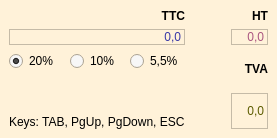
<?xml version="1.0" encoding="UTF-8"?>
<ui version="4.0">
 <class>MainWindow</class>
 <widget class="QMainWindow" name="MainWindow">
  <property name="geometry">
   <rect>
    <x>0</x>
    <y>0</y>
    <width>277</width>
    <height>138</height>
   </rect>
  </property>
  <property name="palette">
   <palette>
    <active>
     <colorrole role="Base">
      <brush brushstyle="SolidPattern">
       <color alpha="255">
        <red>247</red>
        <green>247</green>
        <blue>247</blue>
       </color>
      </brush>
     </colorrole>
     <colorrole role="Window">
      <brush brushstyle="SolidPattern">
       <color alpha="255">
        <red>255</red>
        <green>242</green>
        <blue>217</blue>
       </color>
      </brush>
     </colorrole>
    </active>
    <inactive>
     <colorrole role="Base">
      <brush brushstyle="SolidPattern">
       <color alpha="255">
        <red>247</red>
        <green>247</green>
        <blue>247</blue>
       </color>
      </brush>
     </colorrole>
     <colorrole role="Window">
      <brush brushstyle="SolidPattern">
       <color alpha="255">
        <red>255</red>
        <green>242</green>
        <blue>217</blue>
       </color>
      </brush>
     </colorrole>
    </inactive>
    <disabled>
     <colorrole role="Base">
      <brush brushstyle="SolidPattern">
       <color alpha="255">
        <red>255</red>
        <green>242</green>
        <blue>217</blue>
       </color>
      </brush>
     </colorrole>
     <colorrole role="Window">
      <brush brushstyle="SolidPattern">
       <color alpha="255">
        <red>255</red>
        <green>242</green>
        <blue>217</blue>
       </color>
      </brush>
     </colorrole>
    </disabled>
   </palette>
  </property>
  <property name="windowTitle">
   <string>HTTTC</string>
  </property>
  <widget class="QWidget" name="centralwidget">
   <layout class="QGridLayout" name="gridLayout_5">
    <item row="0" column="0">
     <layout class="QGridLayout" name="gridLayout">
      <item row="1" column="0">
       <widget class="QLabel" name="ttcEdit">
        <property name="palette">
         <palette>
          <active>
           <colorrole role="WindowText">
            <brush brushstyle="SolidPattern">
             <color alpha="255">
              <red>56</red>
              <green>56</green>
              <blue>167</blue>
             </color>
            </brush>
           </colorrole>
          </active>
          <inactive>
           <colorrole role="WindowText">
            <brush brushstyle="SolidPattern">
             <color alpha="255">
              <red>56</red>
              <green>56</green>
              <blue>167</blue>
             </color>
            </brush>
           </colorrole>
          </inactive>
          <disabled>
           <colorrole role="WindowText">
            <brush brushstyle="SolidPattern">
             <color alpha="255">
              <red>152</red>
              <green>150</green>
              <blue>149</blue>
             </color>
            </brush>
           </colorrole>
          </disabled>
         </palette>
        </property>
        <property name="focusPolicy">
         <enum>Qt::StrongFocus</enum>
        </property>
        <property name="autoFillBackground">
         <bool>true</bool>
        </property>
        <property name="frameShape">
         <enum>QFrame::StyledPanel</enum>
        </property>
        <property name="frameShadow">
         <enum>QFrame::Raised</enum>
        </property>
        <property name="text">
         <string>0,0</string>
        </property>
        <property name="alignment">
         <set>Qt::AlignRight|Qt::AlignTrailing|Qt::AlignVCenter</set>
        </property>
       </widget>
      </item>
      <item row="0" column="0">
       <widget class="QLabel" name="label">
        <property name="font">
         <font>
          <weight>75</weight>
          <bold>true</bold>
         </font>
        </property>
        <property name="text">
         <string>TTC</string>
        </property>
        <property name="alignment">
         <set>Qt::AlignRight|Qt::AlignTrailing|Qt::AlignVCenter</set>
        </property>
       </widget>
      </item>
     </layout>
    </item>
    <item row="1" column="0">
     <layout class="QGridLayout" name="gridLayout_2">
      <item row="1" column="1">
       <spacer name="verticalSpacer">
        <property name="orientation">
         <enum>Qt::Vertical</enum>
        </property>
        <property name="sizeHint" stdset="0">
         <size>
          <width>20</width>
          <height>40</height>
         </size>
        </property>
       </spacer>
      </item>
      <item row="0" column="2">
       <widget class="QRadioButton" name="_55Radio">
        <property name="focusPolicy">
         <enum>Qt::NoFocus</enum>
        </property>
        <property name="text">
         <string>5,5%</string>
        </property>
       </widget>
      </item>
      <item row="0" column="1">
       <widget class="QRadioButton" name="_10Radio">
        <property name="focusPolicy">
         <enum>Qt::NoFocus</enum>
        </property>
        <property name="text">
         <string>10%</string>
        </property>
       </widget>
      </item>
      <item row="0" column="0">
       <widget class="QRadioButton" name="_20Radio">
        <property name="focusPolicy">
         <enum>Qt::NoFocus</enum>
        </property>
        <property name="text">
         <string>20%</string>
        </property>
        <property name="checked">
         <bool>true</bool>
        </property>
       </widget>
      </item>
      <item row="2" column="0" colspan="3">
       <widget class="QLabel" name="label_4">
        <property name="text">
         <string>Keys: TAB, PgUp, PgDown, ESC</string>
        </property>
       </widget>
      </item>
     </layout>
    </item>
    <item row="0" column="2">
     <layout class="QGridLayout" name="gridLayout_3">
      <item row="1" column="0">
       <widget class="QLabel" name="htEdit">
        <property name="palette">
         <palette>
          <active>
           <colorrole role="WindowText">
            <brush brushstyle="SolidPattern">
             <color alpha="255">
              <red>170</red>
              <green>85</green>
              <blue>127</blue>
             </color>
            </brush>
           </colorrole>
          </active>
          <inactive>
           <colorrole role="WindowText">
            <brush brushstyle="SolidPattern">
             <color alpha="255">
              <red>170</red>
              <green>85</green>
              <blue>127</blue>
             </color>
            </brush>
           </colorrole>
          </inactive>
          <disabled>
           <colorrole role="WindowText">
            <brush brushstyle="SolidPattern">
             <color alpha="255">
              <red>152</red>
              <green>150</green>
              <blue>149</blue>
             </color>
            </brush>
           </colorrole>
          </disabled>
         </palette>
        </property>
        <property name="focusPolicy">
         <enum>Qt::StrongFocus</enum>
        </property>
        <property name="autoFillBackground">
         <bool>true</bool>
        </property>
        <property name="frameShape">
         <enum>QFrame::StyledPanel</enum>
        </property>
        <property name="frameShadow">
         <enum>QFrame::Raised</enum>
        </property>
        <property name="text">
         <string>0,0</string>
        </property>
        <property name="alignment">
         <set>Qt::AlignRight|Qt::AlignTrailing|Qt::AlignVCenter</set>
        </property>
       </widget>
      </item>
      <item row="0" column="0">
       <widget class="QLabel" name="label_2">
        <property name="font">
         <font>
          <weight>75</weight>
          <bold>true</bold>
         </font>
        </property>
        <property name="text">
         <string>HT</string>
        </property>
        <property name="alignment">
         <set>Qt::AlignRight|Qt::AlignTrailing|Qt::AlignVCenter</set>
        </property>
       </widget>
      </item>
     </layout>
    </item>
    <item row="1" column="2">
     <layout class="QGridLayout" name="gridLayout_4">
      <item row="0" column="0">
       <widget class="QLabel" name="label_3">
        <property name="font">
         <font>
          <weight>75</weight>
          <bold>true</bold>
         </font>
        </property>
        <property name="text">
         <string>TVA</string>
        </property>
        <property name="alignment">
         <set>Qt::AlignRight|Qt::AlignTrailing|Qt::AlignVCenter</set>
        </property>
       </widget>
      </item>
      <item row="1" column="0">
       <widget class="QLabel" name="tvaEdit">
        <property name="palette">
         <palette>
          <active>
           <colorrole role="WindowText">
            <brush brushstyle="SolidPattern">
             <color alpha="255">
              <red>92</red>
              <green>92</green>
              <blue>0</blue>
             </color>
            </brush>
           </colorrole>
          </active>
          <inactive>
           <colorrole role="WindowText">
            <brush brushstyle="SolidPattern">
             <color alpha="255">
              <red>92</red>
              <green>92</green>
              <blue>0</blue>
             </color>
            </brush>
           </colorrole>
          </inactive>
          <disabled>
           <colorrole role="WindowText">
            <brush brushstyle="SolidPattern">
             <color alpha="255">
              <red>152</red>
              <green>150</green>
              <blue>149</blue>
             </color>
            </brush>
           </colorrole>
          </disabled>
         </palette>
        </property>
        <property name="autoFillBackground">
         <bool>true</bool>
        </property>
        <property name="frameShape">
         <enum>QFrame::StyledPanel</enum>
        </property>
        <property name="frameShadow">
         <enum>QFrame::Raised</enum>
        </property>
        <property name="text">
         <string>0,0</string>
        </property>
        <property name="alignment">
         <set>Qt::AlignRight|Qt::AlignTrailing|Qt::AlignVCenter</set>
        </property>
       </widget>
      </item>
     </layout>
    </item>
    <item row="0" column="1" rowspan="2">
     <spacer name="horizontalSpacer">
      <property name="orientation">
       <enum>Qt::Horizontal</enum>
      </property>
      <property name="sizeType">
       <enum>QSizePolicy::Fixed</enum>
      </property>
      <property name="sizeHint" stdset="0">
       <size>
        <width>40</width>
        <height>20</height>
       </size>
      </property>
     </spacer>
    </item>
   </layout>
  </widget>
 </widget>
 <tabstops>
  <tabstop>_20Radio</tabstop>
  <tabstop>_10Radio</tabstop>
  <tabstop>_55Radio</tabstop>
 </tabstops>
 <resources/>
 <connections/>
</ui>
